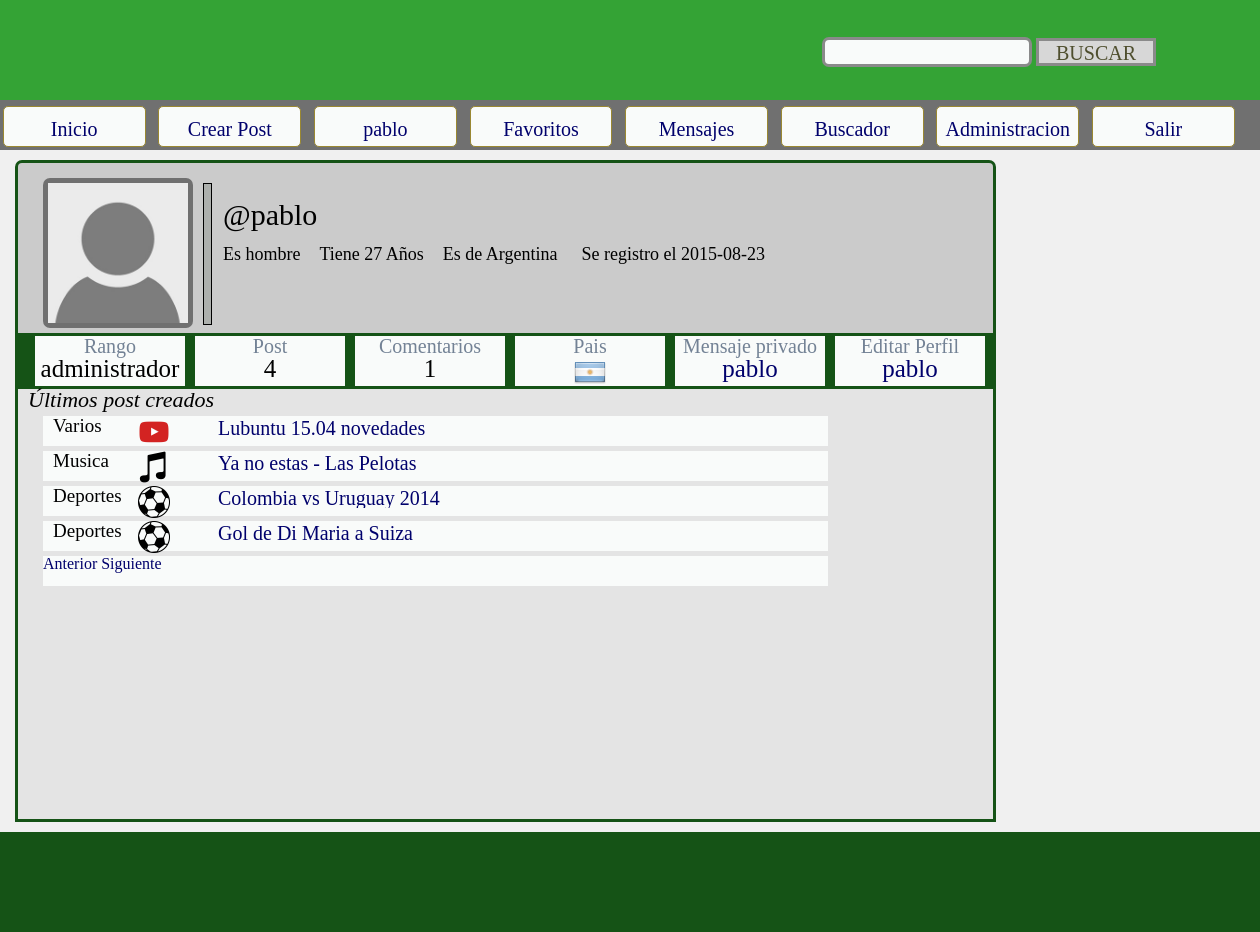
Screenshot of /perfil.php?id_user=1 (signed in) with the database file from the repository.
### tables this page shows
CREATE TABLE IF NOT EXISTS `registro_usuarios` (
  `id` int(10) NOT NULL AUTO_INCREMENT,
  `nivel_usuario` varchar(20) NOT NULL,
  `usuario` varchar(30) NOT NULL,
  `clave` varchar(30) NOT NULL,
  `email` varchar(100) NOT NULL,
  `nombre` varchar(50) NOT NULL,
  `apellido` varchar(50) NOT NULL,
  `fecha_nacimiento` date NOT NULL,
  `sexo` varchar(10) NOT NULL,
  `pais` varchar(50) NOT NULL,
  `fecha_registro` date NOT NULL,
  `avatar` varchar(100) NOT NULL,
  `codigo_registro` varchar(50) NOT NULL,
  `estado_registro` varchar(20) NOT NULL,
  `estado_cuenta` varchar(20) NOT NULL,
  `online` varchar(10) NOT NULL,
  PRIMARY KEY (`id`)
);

CREATE TABLE IF NOT EXISTS `post_video` (
  `id` int(10) NOT NULL AUTO_INCREMENT,
  `titulo` varchar(250) NOT NULL,
  `url_video` varchar(200) NOT NULL,
  `descripcion` varchar(1000) NOT NULL,
  `tags` varchar(100) NOT NULL,
  `id_autor` int(10) NOT NULL,
  `autor_post` varchar(50) NOT NULL,
  `autor_original` varchar(50) NOT NULL,
  `categoria` varchar(50) NOT NULL,
  `fecha_creacion` date NOT NULL,
  `estado_post` varchar(10) NOT NULL,
  PRIMARY KEY (`id`)
);

### perfil.php (the view, shortened to what this page needs)
<?php
include('conexion_DB/conexion_DB.php');
if(!isset($_GET['id_user']) || $_GET['id_user'] == '' || !is_numeric($_GET['id_user'])){
	header('location: NO_error.php');
}else{
	$sql="SELECT * FROM registro_usuarios WHERE id= '$_GET[id_user]'";
	$res=mysqli_query($conexion,$sql);
	$fila=mysqli_fetch_assoc($res);
}
?>
<!DOCTYPE html PUBLIC "-//W3C//DTD XHTML 1.0 Transitional//EN" "http://www.w3.org/TR/xhtml1/DTD/xhtml1-transitional.dtd">
<html>
	<head>
		<link rel='stylesheet' type='text/css' href='css/reset.css'></link>
		<link rel='stylesheet' type='text/css' href='css/layout.css'></link>
		<link rel='stylesheet' type='text/css' href='css/cabecera.css'></link>
		<link rel='stylesheet' type='text/css' href='css/perfil.css'></link>
	</head>
	<body onLoad="setInterval('nuevo_mensaje(<?php echo $_SESSION["login_id"]; ?>)', 5000);">
		<div id='body'>
			<div id='header'>
				<?php
					include('cabecera/cabecera_index.php');
				?>
			</div>
			<div id='content'>
				<div id='general'>
				<div id='usuario'>
					<div id='avatar_marco'>
					<img id='avatar' src="<?php echo $fila['avatar']; ?>" alt='avatar'>
					</div>
					<?php
							if($fila['online'] == 'si'){
								$color_online='#2BCE35';
							}else{
								$color_online= '#ADB0AD';
							}
					?>
				<div id='datos_usuario'>
					<div id='online' style="background-color:<?php echo $color_online; ?>">
					</div>
					<div id='user'>@<?php echo $fila['usuario']; ?></div>
					<span id='sexo'>Es <?php if($fila['sexo']=='m'){echo "hombre";}else{echo "mujer";}?></span>
					<span id='edad'>Tiene <?php $fecha= explode('-', $fila['fecha_nacimiento']);
												$mes_dif= date('m') - $fecha[1];
												$dia_dif= date('d') - $fecha[2];
												if($mes_dif < 0){
													echo (date('Y') - $fecha[0]) - 1;
												}elseif($mes_dif == 0){
													if($dia_dif < 0){
														echo (date('Y') - $fecha[0]) - 1;
													}else{
														echo (date('Y') - $fecha[0]);
													}
												}else{
													echo (date('Y') - $fecha[0]);
												}
											?> A&ntilde;os</span>
					<span id='pais'>Es de <?php echo $fila['pais']; ?></span>
					<span id='fecha_registro'>Se registro el <?php echo $fila['fecha_registro']; ?></span>
				</div>
				</div>
				<?php
					$sql_2="SELECT * FROM post_video WHERE id_autor = '$_GET[id_user]' AND estado_post = 'visible' ORDER BY id DESC";
					$res_2= mysqli_query($conexion,$sql_2);
					$cant_post= mysqli_num_rows($res_2);
					$sql_3="SELECT * FROM comentarios_post WHERE id_autor = '$_GET[id_user]'";
					$res_3= mysqli_query($conexion,$sql_3);
					$cant_coment= mysqli_num_rows($res_3);
				?>
				<div id='actividad'>
					<div id='rango'>Rango<br>
						<span><?php echo $fila['nivel_usuario']; ?></span>
					</div>
					<div id='post'>Post<br>
						<span><?php echo $cant_post; ?></span>
					</div>
					<div id='comentarios'>Comentarios<br>
						<span><?php echo $cant_coment; ?></span>
					</div>
					<div id='pais'>Pais<br>
						<span><img src="imagenes/banderas_32/<?php echo $fila['pais'].'.png'; ?>"></span>
					</div>
						<?php
							if(isset($_SESSION['login_id'])){
						?>
							<div id='mensaje'>
							Mensaje privado<br>
							<span>
							<a href="mensajes_privados/MP_crear.php?user=<?php echo $_SESSION['login_id']; ?>&user_dest=<?php echo $fila['usuario']; ?>">
								<?php echo $fila['usuario']; ?>
							</a>
							</span>
							</div>
						<?php
							}
							if(((isset($_SESSION['login_id'])) && $_GET['id_user'] == $_SESSION['login_id'])
								|| (isset($_SESSION['login_id']) && $_SESSION['login_nivel_usuario'] == 'administrador')){
						?>
							<div id='perfil'>
							Editar Perfil<br>
							<span>
							<a href="perfil/editar_perfil.php?id_edit=<?php echo $_GET['id_user']; ?>">
								<?php echo $fila['usuario']; ?>
							</a>
							</span>
							</div>
						<?php
							}
						?>
				</div>
				<div id='listado_post'>
					<span id='titulo_post'>&Uacute;ltimos post creados</span>
					<?php
						if($cant_post > 0){
				$cantidad_post_pagina= 10;
				$todos_post= mysqli_query($conexion,"SELECT * FROM post_video WHERE id_autor = '$_GET[id_user]'
											AND estado_post = 'visible'");
				$cantidad_total_post= mysqli_num_rows($todos_post);
				$cantidad_paginas= ceil($cantidad_total_post/$cantidad_post_pagina);
				if(isset($_GET['pag']) && is_numeric($_GET['pag'])){
					$pagina_actual= $_GET['pag'];
				}else{
					$pagina_actual= 1;
				}
				$pagina_anterior= ($pagina_actual - 1);
				$pagina_siguiente= ($pagina_actual + 1);
				$pagina_ultima= $cantidad_paginas;
				if($pagina_anterior < 1){
					$pagina_anterior= 1;
				}
				if($pagina_siguiente > $pagina_ultima){
					$pagina_siguiente= $pagina_ultima;
				}
				$sql_pag="SELECT * FROM post_video WHERE id_autor = '$_GET[id_user]'
						AND estado_post = 'visible' ORDER BY id DESC LIMIT ".(($pagina_actual - 1) * $cantidad_post_pagina).",".$cantidad_post_pagina;
				$res_pag= mysqli_query($conexion,$sql_pag);
				while($fila_post= mysqli_fetch_assoc($res_pag)){
					?>
							<div class='post'>
								<div id='cat'>
									<span id='cat_text'><?php echo $fila_post['categoria']; ?></span>
								</div>
								<div id='jue'>
									<span id='jue_text'><img name='logo_pes' src="imagenes/categoria/<?php echo $fila_post['categoria'].'.png';?>"></span>
								</div>
								<div id='tit'>
									<span id='tit_text'><a href="ver_post.php?post_id=<?php echo $fila_post['id']; ?>"><?php echo $fila_post['titulo']; ?></a></span>
								</div>
							</div>
					<?php
							}
					?>
							<div class='post'>
								<a href='perfil.php?id_user=<?php echo $_GET['id_user']; ?>&pag=<?php echo $pagina_anterior;?>'>Anterior</a>
								<a href='perfil.php?id_user=<?php echo $_GET['id_user']; ?>&pag=<?php echo $pagina_siguiente;?>'>Siguiente</a>
							</div>
					<?php
						}else{
					?>
						<div class='post'>
							No tiene post creados.
						</div>
					<?php
						}
					?>
				</div>
			</div>
			</div>
			<div id='footer'>
			</div>
		</div>
	</body>
</html>

### cabecera/cabecera_index.php (shortened to what this page needs)
<div id='cabecera'>
	<div id='banner'>
		<div id='buscador_div'>
			<form method='post' action='buscador/resultados.php'>
				<input type='text' name='buscador'>
				<input type='submit' value='BUSCAR'>
			</form>
		</div>
	</div>
	<div id='menu_principal'>
	<?php
		if(!isset($_SESSION['login_nivel_usuario'])){
	?>
	<ul class='menu'>
		<li><a href="index.php">Inicio</a></li>
		<li><a href="sign_up/sign_up.php">Registrarse</a></li>
		<li><a href="login/login.php">Entrar</a></li>
		<li><a href="buscador.php">Buscador</a></li>
	</ul>
	<?php
	}elseif($_SESSION['login_nivel_usuario'] == 'administrador'){
	?>
	<ul class='menu'>
		<li><a href="index.php">Inicio</a></li>
		<li><a href="crear_post.php">Crear Post</a></li>
		<li><a href="perfil.php?id_user=<?php echo $_SESSION['login_id']; ?>"><?php echo $_SESSION['login_usuario']; ?></a></li>
		<li><a href="favoritos.php">Favoritos</a></li>
		<li>
			<a href="MP_entrada.php?user=<?php echo $_SESSION['login_id']; ?>">
				Mensajes
			</a>
		</li>
		<li><a href="buscador.php">Buscador</a></li>
		<li><a href="panel_administracion.php">Administracion</a></li>
		<li><a href="login/logout.php">Salir</a></li>
	</ul>
	<?php
	}
	?>
	</div>
</div>

### css/layout.css (style rules this page uses)
#body { min-width: 50%; max-width: 100%; min-height: 100%; max-height: 700%; background-color: #F0F0F0; margin: 0 auto; }
#header { min-width: 1250px; max-width: 100%; height: 150px; background-color: #34a335; margin: 0 auto; overflow: hidden; }
#content { background-color: #F0F0F0; width: 1250px; min-height: 510px; max-height: 50000px; margin-top: 0%; margin: 0 auto; overflow: hidden; }
#footer { min-width: 1250px; max-width: 100%; height: 100px; background-color: #155316; margin: 0 auto; overflow: hidden; }

### css/cabecera.css (style rules this page uses)
#cabecera { position: relative; background-color: #34a335; height: 150px; width: 1280px; left: 50%; margin-left: -640px; }
#header #banner { width: 100%; height: 100px; background-color: #34a335; }
#header #banner #buscador_div { position: relative; right: -65%; top: 35%; }
#header #menu_principal { width: 100%; height: 50px; background-color: #707070; }
#header #menu_principal a { text-decoration: none; color: #00016c; }
#header #menu_principal .menu li { float: left; background-color: #F9FBFA; margin-top: 0.5%; margin-left: 1%; padding-top: 12px; padding-bottom: 12px; padding-left: 0px; padding-right: 0px; width: 11%; height: 15px; font-family: "Arial Special G1"; font-size: 20px; color: #00016c; border-color: #9a8832; border-style: solid; border-width: 1px; text-align: center; -webkit-border-radius: 5px; -moz-border-radius: 5px; border-radius: 5px; overflow: hidden; }
#buscador_div input[type='text'] { background-color: #F9FBFA; width: 200px; height: 22px; border-color: #8a8a8a; border-style: solid; border-width: 3px; -moz-border-radius: 7px; border-radius: 7px; -webkit-border-radius: 7px; font-size: 18px; }
#buscador_div input[type='submit'] { background-color: #d7d7d7; width: 120px; height: 28px; border-color: #8a8a8a; border-style: solid; border-width: 3px; font-family: Calibri; font-size: 20px; color: #4f4f2f; position: relative; text-align: center; top: 3px; }

### rows the page displays
registro_usuarios: avatar (placeholder picture), usuario "pablo", pais "Argentina", fecha_registro "2015-08-23", nivel_usuario "administrador", pais (picture)
post_video: categoria "Varios", categoria (picture), titulo "Lubuntu 15.04 novedades"
post_video: categoria "Musica", categoria (picture), titulo "Ya no estas - Las Pelotas"
post_video: categoria "Deportes", categoria (picture), titulo "Colombia vs Uruguay 2014"
post_video: categoria "Deportes", categoria (picture), titulo "Gol de Di Maria a Suiza"

### other values shown
$_SESSION['login_usuario'] "pablo"
$cant_post "4"
$cant_coment "1"
